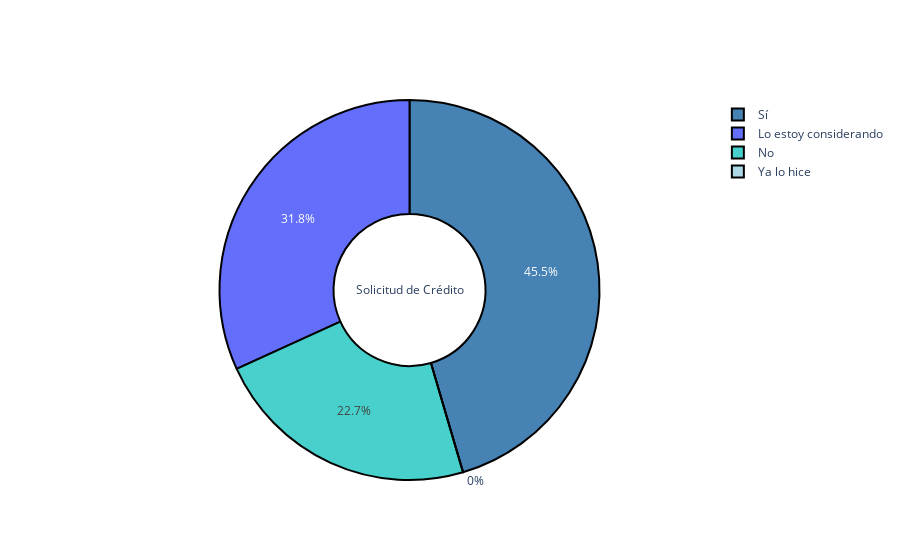

The cell this chart's notebook holds for it:
### Code cell
#Credito solicitud
si=0
no = 0
cons = 0
ya=0
for i in range(0, len(df)):
    if df['credito_solicitud'][i] == 'Sí':
        si += 1
    if df['credito_solicitud'][i] == 'No':
        no += 1
    if df['credito_solicitud'][i] == 'Lo estoy considerando':
        cons += 1
    if df['credito_solicitud'][i] == 'Ya lo hice':
        ya += 1



fig = po.Figure(data = [po.Pie(labels = ['Sí','No','Lo estoy considerando','Ya lo hice'], 
                               values = [si, no,cons,ya],title = 'Solicitud de Crédito',
                               hole=.4)])
colors = ['steelblue', 'mediumturquoise', 'paleturquoise3', 'lightblue','cadetblue' ]
fig.update_traces(marker=dict(colors=colors, line=dict(color='#000000', width=2)))
fig.show()

### Figure 1 — Plotly figure (JSON) as saved in the notebook; plotly's stock layout.template omitted (floating-point values rounded to 4 significant figures)
{"data": [{"hole": 0.4, "labels": ["Sí", "No", "Lo estoy considerando", "Ya lo hice"], "marker": {"colors": ["steelblue", "mediumturquoise", "paleturquoise3", "lightblue", "cadetblue"], "line": {"color": "#000000", "width": 2}}, "title": {"text": "Solicitud de Crédito"}, "type": "pie", "values": [20, 10, 14, 0]}], "layout": {}}
